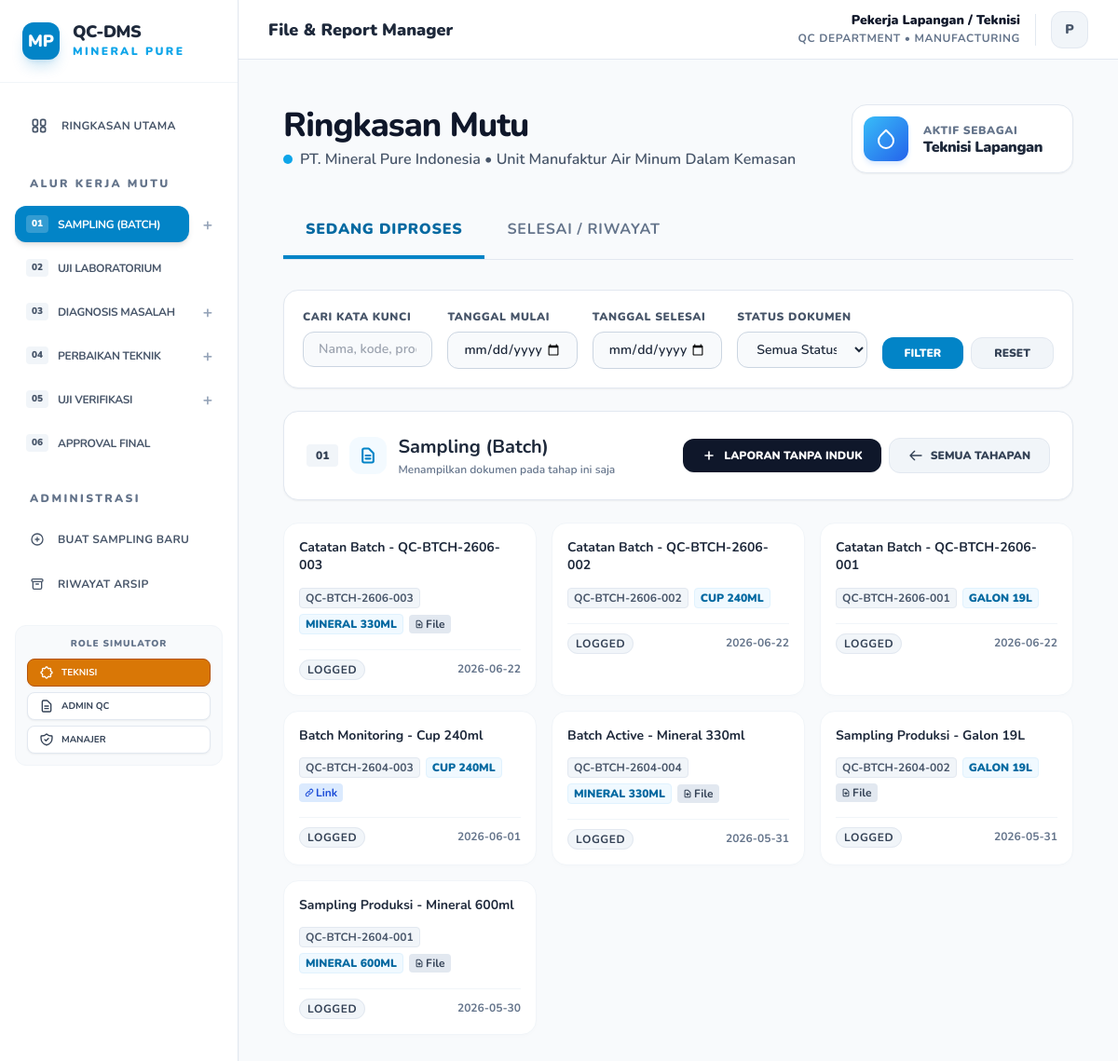
/index.php?filter=step1, run on the app's committed database.
### tables this page shows
CREATE TABLE documents (
        id INTEGER PRIMARY KEY AUTOINCREMENT,
        no_dokumen TEXT UNIQUE,
        nama_dokumen TEXT,
        produk TEXT,
        jenis TEXT,
        tanggal TEXT,
        inspector TEXT,
        machine_id TEXT,
        admin_entry_name TEXT,
        status TEXT,
        status_mutu TEXT DEFAULT 'Passed',
        approval_status TEXT DEFAULT 'Waiting Approval',
        approved_by TEXT,
        link TEXT,
        deskripsi TEXT,
        folder_path TEXT,
        parent_doc_id INTEGER,
        ph TEXT,
        tds TEXT,
        kekeruhan TEXT,
        created_at DATETIME,
        approved_at DATETIME,
        archived_at DATETIME
    , file_path TEXT, external_link TEXT);

### index.php (the view, shortened to what this page needs)
<?php
require 'db.php';
$filter = $_GET['filter'] ?? null;
$search = $_GET['search'] ?? null;
$status_filter = $_GET['status_filter'] ?? null;
$start_date = $_GET['start_date'] ?? null;
$end_date = $_GET['end_date'] ?? null;
$query = "SELECT * FROM documents WHERE 1=1";
$params = [];
if ($status_filter === 'Approved') {
    $query .= " AND (approval_status = 'Approved' OR status = 'Archived')";
} elseif ($status_filter === 'Pending') {
    $query .= " AND (status = 'Pending' OR approval_status = 'Waiting Approval')";
} elseif ($status_filter === 'Hold') {
    $query .= " AND (status = 'Hold' OR approval_status = 'Hold')";
} else {
    if ($filter == 'step6') {
        $query .= " AND status NOT IN ('Rejected')";
    } else {
        $query .= " AND status NOT IN ('Archived', 'Rejected')";
    }
}
if ($filter == 'waiting') {
    $query .= " AND approval_status = 'Waiting Approval'";
} elseif ($filter == 'step1') {
    $query .= " AND jenis = 'Catatan_Batch'";
} elseif ($filter == 'step2') {
    $query .= " AND jenis = 'Uji_Lab'";
} elseif ($filter == 'step3') {
    $query .= " AND jenis = 'Diagnosis_Mesin'";
} elseif ($filter == 'step4') {
    $query .= " AND jenis = 'Laporan_Perbaikan'";
} elseif ($filter == 'step5') {
    $query .= " AND jenis = 'Uji_Ulang'";
} elseif ($filter == 'step6') {
    $query .= " AND jenis = 'Approval_Manager'";
}
$query .= " ORDER BY tanggal DESC, id DESC";
$stmt = $pdo->prepare($query);
$stmt->execute($params);
$files = $stmt->fetchAll(PDO::FETCH_ASSOC);
$jenis_to_step = [
    'Catatan_Batch' => 'step1',
    'Uji_Lab' => 'step2',
    'Diagnosis_Mesin' => 'step3',
    'Laporan_Perbaikan' => 'step4',
    'Uji_Ulang' => 'step5',
    'Approval_Manager' => 'step6'
];
$pipeline_data = [
    'step1' => [],
    'step2' => [],
    'step3' => [],
    'step4' => [],
    'step5' => [],
    'step6' => []
];
foreach ($files as $file) {
    $s_key = $jenis_to_step[$file['jenis']] ?? null;
    if ($s_key) {
        $pipeline_data[$s_key][] = $file;
    }
}
$theme_classes = [
    'sky' => [
        'header' => 'bg-sky-50/80 border-sky-100 text-sky-900',
        'icon' => 'text-sky-600',
        'border' => 'border-sky-200',
        'badge' => 'bg-sky-100 text-sky-800'
    ],
    'blue' => [
        'header' => 'bg-blue-50/80 border-blue-100 text-blue-900',
        'icon' => 'text-blue-600',
        'border' => 'border-blue-200',
        'badge' => 'bg-blue-100 text-blue-800'
    ],
    'slate' => [
        'header' => 'bg-slate-100/80 border-slate-200 text-slate-900',
        'icon' => 'text-slate-600',
        'border' => 'border-slate-300',
        'badge' => 'bg-slate-200 text-slate-850'
    ],
    'cyan' => [
        'header' => 'bg-cyan-50/80 border-cyan-100 text-cyan-900',
        'icon' => 'text-cyan-600',
        'border' => 'border-cyan-200',
        'badge' => 'bg-cyan-100 text-cyan-800'
    ],
    'teal' => [
        'header' => 'bg-teal-50/80 border-teal-100 text-teal-900',
        'icon' => 'text-teal-600',
        'border' => 'border-teal-200',
        'badge' => 'bg-teal-100 text-teal-800'
    ],
    'emerald' => [
        'header' => 'bg-emerald-50/80 border-emerald-100 text-emerald-900',
        'icon' => 'text-emerald-600',
        'border' => 'border-emerald-200',
        'badge' => 'bg-emerald-100 text-emerald-800'
    ]
];
?>
<!DOCTYPE html>
<html lang="id">
<head>
    <script src="https://cdn.tailwindcss.com"></script>
</head>
<body class="antialiased">
    <?php include 'sidebar.php'; ?>
    <div class="p-4 max-w-7xl mx-auto">
        <div class="mb-8 flex flex-col md:flex-row justify-between items-start md:items-center gap-6">
            <div>
                <h1 class="text-3xl md:text-4xl font-extrabold tracking-tight text-slate-900">Ringkasan Mutu</h1>
                <p class="text-slate-600 font-semibold mt-1 flex items-center gap-2">
                    <span class="w-2.5 h-2.5 bg-sky-500 rounded-full animate-pulse"></span>
                    PT. Mineral Pure Indonesia &bull; Unit Manufaktur Air Minum Dalam Kemasan
                </p>
            </div>
            <div class="flex items-center gap-4 bg-white p-3 pr-8 rounded-2xl border border-slate-200 shadow-sm">
                <div class="w-12 h-12 bg-gradient-to-br from-sky-400 to-blue-600 rounded-xl flex items-center justify-center text-white shadow-md shadow-blue-100">
                    <svg class="w-6 h-6 text-white" fill="none" stroke="currentColor" viewBox="0 0 24 24" xmlns="http://www.w3.org/2000/svg">
                        <path stroke-linecap="round" stroke-linejoin="round" stroke-width="2" d="M12 2.69l5.66 5.66a8 8 0 11-11.31 0z"></path>
                    </svg>
                </div>
                <div>
                    <p class="text-xs font-black uppercase tracking-wider text-slate-500 mb-0.5">Aktif Sebagai</p>
                    <p class="text-base font-black text-slate-800 tracking-tight leading-none">
                        <?php
                            if($_SESSION['role'] == 'Pekerja_Lapangan') echo "Teknisi Lapangan";
                            elseif($_SESSION['role'] == 'Admin_Entry') echo "Admin QC / Lab";
                            else echo "Manajer Produksi";
                        ?>
                    </p>
                </div>
            </div>
        </div>
        <div class="mb-8 flex border-b border-slate-200">
            <a href="index.php" class="px-6 py-4 font-black text-sm md:text-base uppercase tracking-wider border-b-4 border-sky-600 text-sky-700">Sedang Diproses</a>
            <a href="archive.php" class="px-6 py-4 font-bold text-sm md:text-base uppercase tracking-wider border-b-4 border-transparent text-slate-500 hover:text-slate-700 hover:border-slate-300 transition-colors">Selesai / Riwayat</a>
        </div>
        <form action="index.php" method="GET" class="bg-white p-5 rounded-2xl border border-slate-200 shadow-sm mb-6 flex flex-col md:flex-row gap-4 items-end">
            <div class="flex-grow grid grid-cols-1 sm:grid-cols-4 gap-4 w-full">
                <div>
                    <label class="block text-xs font-black text-slate-600 uppercase tracking-wider mb-2">Cari Kata Kunci</label>
                    <input type="text" name="search" value="<?= htmlspecialchars($search ?? '') ?>" placeholder="Nama, kode, produk..." class="w-full px-4 py-2 bg-slate-50 border border-slate-300 rounded-xl text-sm font-semibold focus:border-sky-500 focus:bg-white outline-none transition-all">
                </div>
                <div>
                    <label class="block text-xs font-black text-slate-600 uppercase tracking-wider mb-2">Tanggal Mulai</label>
                    <input type="date" name="start_date" value="<?= htmlspecialchars($start_date ?? '') ?>" class="w-full px-4 py-2 bg-slate-50 border border-slate-300 rounded-xl text-sm font-semibold focus:border-sky-500 focus:bg-white outline-none transition-all">
                </div>
                <div>
                    <label class="block text-xs font-black text-slate-600 uppercase tracking-wider mb-2">Tanggal Selesai</label>
                    <input type="date" name="end_date" value="<?= htmlspecialchars($end_date ?? '') ?>" class="w-full px-4 py-2 bg-slate-50 border border-slate-300 rounded-xl text-sm font-semibold focus:border-sky-500 focus:bg-white outline-none transition-all">
                </div>
                <div>
                    <label class="block text-xs font-black text-slate-600 uppercase tracking-wider mb-2">Status Dokumen</label>
                    <select name="status_filter" class="w-full px-4 py-2 bg-slate-50 border border-slate-300 rounded-xl text-sm font-semibold focus:border-sky-500 focus:bg-white outline-none transition-all">
                        <option value="">Semua Status</option>
                    </select>
                </div>
            </div>
            <div class="flex gap-2 w-full md:w-auto">
                <button type="submit" class="w-full md:w-auto px-6 py-2 bg-sky-600 hover:bg-sky-700 text-white text-xs font-black uppercase rounded-xl transition-all shadow-sm">Filter</button>
                <a href="index.php" class="w-full md:w-auto px-6 py-2 text-center bg-slate-100 hover:bg-slate-200 text-slate-700 text-xs font-black uppercase rounded-xl transition-all border border-slate-200">Reset</a>
            </div>
        </form>
        <?php if ($filter && $filter !== 'waiting'):
            $step_info = $steps_config[$filter] ?? null;
            $step_files = $pipeline_data[$filter] ?? [];
            $theme = $theme_classes[$step_info['color']] ?? $theme_classes['sky'];
        ?>
            <div class="mb-6 bg-white p-6 rounded-2xl border border-slate-200 shadow-sm flex flex-col sm:flex-row justify-between items-start sm:items-center gap-4">
                <div class="flex items-center gap-3">
                    <span class="text-xs font-black px-2.5 py-1 rounded bg-slate-100 text-slate-700"><?= $step_info['num'] ?></span>
                    <div class="w-10 h-10 rounded-xl flex items-center justify-center <?= $theme['header'] ?>">
                        <svg class="w-5 h-5 <?= $theme['icon'] ?>" fill="none" stroke="currentColor" viewBox="0 0 24 24" xmlns="http://www.w3.org/2000/svg">
                            <?= $step_info['svg'] ?>
                        </svg>
                    </div>
                    <div>
                        <h2 class="text-xl font-bold text-slate-800"><?= $step_info['title'] ?></h2>
                        <p class="text-xs text-slate-500 font-semibold mt-0.5">Menampilkan dokumen pada tahap ini saja</p>
                    </div>
                </div>
                <div class="flex items-center gap-2">
                    <?php
                    $can_add = false;
                    if ($_SESSION['role'] == 'Pekerja_Lapangan' && in_array($filter, ['step1', 'step3', 'step4', 'step5'])) $can_add = true;
                    if ($can_add):
                        $step_num = str_replace('step', '', $filter);
                    ?>
                        <a href="add.php?step=<?= $step_num ?>" class="px-5 py-2.5 bg-slate-900 hover:bg-black text-white text-xs font-black uppercase rounded-xl transition-colors flex items-center gap-2 shadow-sm">
                            <svg class="w-4 h-4" fill="none" stroke="currentColor" viewBox="0 0 24 24" xmlns="http://www.w3.org/2000/svg"><path stroke-linecap="round" stroke-linejoin="round" stroke-width="2.5" d="M12 6v6m0 0v6m0-6h6m-6 0H6"></path></svg>
                            Laporan Tanpa Induk
                        </a>
                    <?php endif; ?>
                    <a href="index.php" class="px-5 py-2.5 bg-slate-100 hover:bg-slate-200 text-slate-700 text-xs font-black uppercase rounded-xl border border-slate-200 transition-colors flex items-center gap-2">
                        <svg class="w-4 h-4" fill="none" stroke="currentColor" viewBox="0 0 24 24" xmlns="http://www.w3.org/2000/svg"><path stroke-linecap="round" stroke-linejoin="round" stroke-width="2" d="M10 19l-7-7m0 0l7-7m-7 7h18"></path></svg>
                        Semua Tahapan
                    </a>
                </div>
            </div>
            <div class="grid grid-cols-1 md:grid-cols-2 lg:grid-cols-3 gap-4 mb-16">
                <?php if (empty($step_files)): ?>
                    <div class="col-span-full py-16 text-center bg-white rounded-2xl border border-slate-200 p-8">
                        <svg class="w-12 h-12 text-slate-300 mx-auto mb-3" fill="none" stroke="currentColor" viewBox="0 0 24 24" xmlns="http://www.w3.org/2000/svg">
                            <path stroke-linecap="round" stroke-linejoin="round" stroke-width="2" d="M9 12h6m-6 4h6m2 5H7a2 2 0 01-2-2V5a2 2 0 012-2h5.586a1 1 0 01.707.293l5.414 5.414a1 1 0 01.293.707V19a2 2 0 01-2 2z"></path>
                        </svg>
                        <p class="text-sm font-black text-slate-400 uppercase tracking-wider">Tidak ada dokumen di tahap ini</p>
                    </div>
                <?php else: ?>
                    <?php foreach ($step_files as $file): ?>
                        <?= renderDocumentCard($file, $pdo) ?>
                    <?php endforeach; ?>
                <?php endif; ?>
            </div>
        <?php endif; ?>
    </main>
    </div>
    </div>
</body>
</html>
<?php
function renderDocumentCard($file, $pdo) {
    ?>
    <a href="view.php?id=<?= $file['id'] ?>" class="doc-card">
        <p class="font-bold text-slate-800 text-sm leading-snug hover:text-sky-600 transition-colors">
            <?= htmlspecialchars($file['nama_dokumen']) ?>
        </p>
        <div class="flex flex-wrap items-center gap-1.5 mt-1.5">
            <span class="text-xs font-mono font-bold text-slate-600 bg-slate-100 px-1.5 py-0.5 rounded border border-slate-200">
                <?= htmlspecialchars($file['no_dokumen']) ?>
            </span>
            <span class="text-xs font-black text-sky-700 bg-sky-50 px-1.5 py-0.5 rounded uppercase border border-sky-100">
                <?= str_replace('_', ' ', $file['produk']) ?>
            </span>
            <?php if (!empty($file['file_path'])): ?>
                <span class="text-xs font-bold bg-slate-200 text-slate-700 px-1.5 py-0.5 rounded flex items-center gap-0.5">
                    File
                </span>
            <?php endif; ?>
            <?php if (!empty($file['external_link'])): ?>
                <span class="text-xs font-bold bg-blue-100 text-blue-700 px-1.5 py-0.5 rounded flex items-center gap-0.5">
                    Link
                </span>
            <?php endif; ?>
        </div>
        <div class="flex items-center justify-between gap-2 mt-2 pt-2 border-t border-slate-100">
            <div>
                <?php
                $badge_shown = false;
                if (!$badge_shown) {
                    echo "<span class='px-2 py-0.5 bg-slate-100 text-slate-700 border border-slate-200 rounded-full text-xs font-bold uppercase tracking-wider'>Logged</span>";
                }
                ?>
            </div>
            <span class="text-xs font-bold text-slate-500">
                <?= htmlspecialchars($file['tanggal']) ?>
            </span>
        </div>
    </a>
    <?php
    return ob_get_clean();
}
?>

### index.php (style rules this page uses)
:root { --primary: #0284c7; --success: #059669; --bg-main: #f8fafc; }
body { font-family: system-ui, -apple-system, BlinkMacSystemFont, "Segoe UI", Roboto, "Helvetica Neue", Arial, sans-serif; background-color: var(--bg-main); color: #1e293b; }
h1, h2, h3, h4 { font-family: system-ui, -apple-system, BlinkMacSystemFont, "Segoe UI", Roboto, "Helvetica Neue", Arial, sans-serif; }
.doc-card { background: white; border-radius: 16px; border: 1px solid #f1f5f9; padding: 1rem; display: flex; flex-direction: column; gap: 0.5rem; transition: all 0.15s; text-decoration: none; color: inherit; box-shadow: 0 2px 4px rgba(0,0,0,0.01); }

### sidebar.php (style rules this page uses)
body, h1, h2, h3, h4, h5, h6, p, a, span, div, button, input, select, textarea { font-family: 'Nunito', sans-serif !important; }

### data on the page
documents: nama_dokumen "Catatan Batch - QC-BTCH-2606-003", no_dokumen "QC-BTCH-2606-003", produk "MINERAL 330ML", shows "File", tanggal "2026-06-22"
documents: nama_dokumen "Catatan Batch - QC-BTCH-2606-002", no_dokumen "QC-BTCH-2606-002", produk "CUP 240ML", tanggal "2026-06-22"
documents: nama_dokumen "Catatan Batch - QC-BTCH-2606-001", no_dokumen "QC-BTCH-2606-001", produk "GALON 19L", tanggal "2026-06-22"
documents: nama_dokumen "Batch Monitoring - Cup 240ml", no_dokumen "QC-BTCH-2604-003", produk "CUP 240ML", shows "Link", tanggal "2026-06-01"
documents: nama_dokumen "Batch Active - Mineral 330ml", no_dokumen "QC-BTCH-2604-004", produk "MINERAL 330ML", shows "File", tanggal "2026-05-31"
documents: nama_dokumen "Sampling Produksi - Galon 19L", no_dokumen "QC-BTCH-2604-002", produk "GALON 19L", shows "File", tanggal "2026-05-31"
documents: nama_dokumen "Sampling Produksi - Mineral 600ml", no_dokumen "QC-BTCH-2604-001", produk "MINERAL 600ML", shows "File", tanggal "2026-05-30"

### other printed values
$val['num'] "01"
$val['title'] "SAMPLING (BATCH)"
$val['num'] "02"
$val['title'] "UJI LABORATORIUM"
$val['num'] "03"
$val['title'] "DIAGNOSIS MASALAH"
$val['num'] "04"
$val['title'] "PERBAIKAN TEKNIK"
$val['num'] "05"
$val['title'] "UJI VERIFIKASI"
$val['num'] "06"
$val['title'] "APPROVAL FINAL"
$role_name "Pekerja Lapangan / Teknisi"
substr($role_name, 0, 1) "P"
$step_info['num'] "01"
